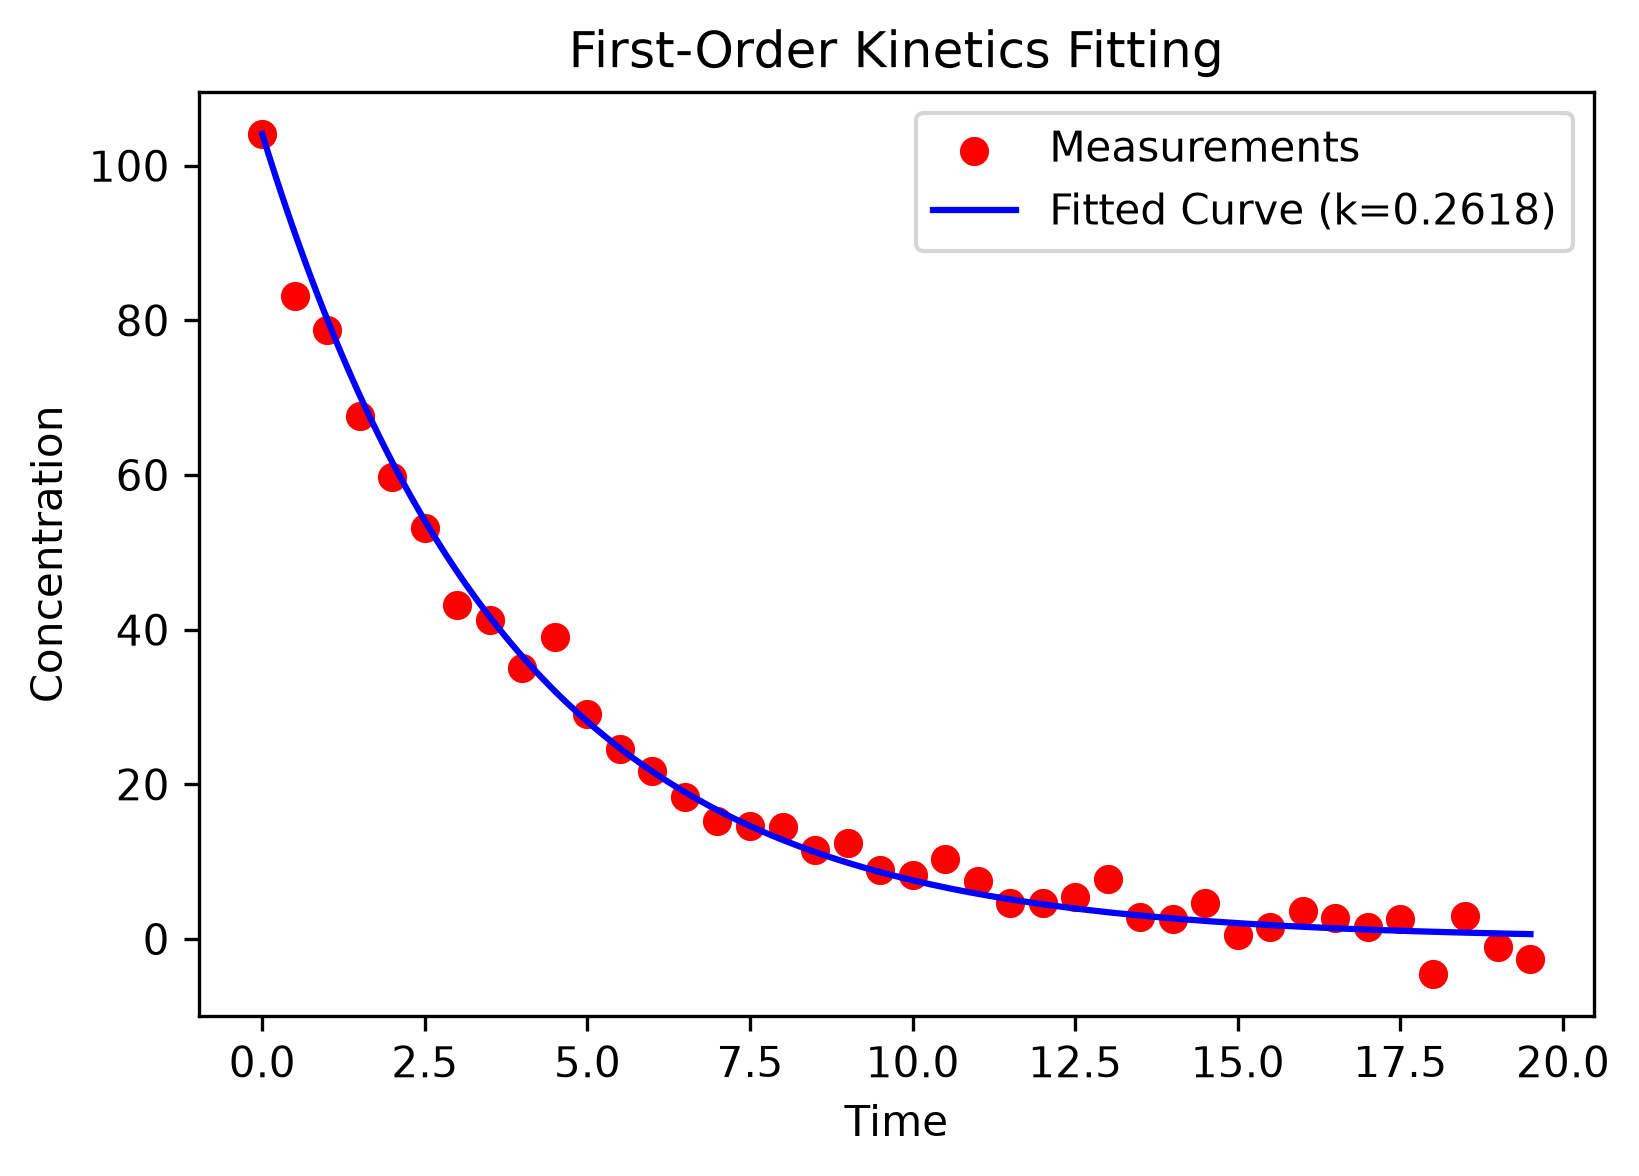

Recreate this plot in Python.
import numpy as np
import matplotlib.pyplot as plt
from scipy.optimize import minimize

# 1. Load data from kinetics.csv (assuming columns: time, concentration)
try:
    data = np.loadtxt('kinetics.csv', delimiter=',', skiprows=1)
except Exception:
    data = np.loadtxt('kinetics.csv', delimiter=',')

t = data[:, 0]
C_measured = data[:, 1]
C0 = C_measured[0]  # Set C0 to the first concentration value

# 2. Define the total error function (Sum of Squared Errors)
def error(k):
    k_val = k[0] if isinstance(k, (np.ndarray, list)) else k
    C_model = C0 * np.exp(-k_val * t)
    return np.sum((C_measured - C_model)**2)

# 3. Minimize error using SLSQP
res = minimize(error, x0=[0.5], method="SLSQP", bounds=[(0, 5)])
k_fitted = res.x[0]

print(f"Fitted rate constant k = {k_fitted:.4f}")

# 4. Plot the data and the fitted curve, save as kinetics.png
t_smooth = np.linspace(t.min(), t.max(), 200)
C_smooth = C0 * np.exp(-k_fitted * t_smooth)

plt.figure(figsize=(6, 4))
plt.scatter(t, C_measured, color='red', label='Measurements')
plt.plot(t_smooth, C_smooth, color='blue', label=f'Fitted Curve (k={k_fitted:.4f})')
plt.xlabel('Time')
plt.ylabel('Concentration')
plt.legend()
plt.title('First-Order Kinetics Fitting')
plt.savefig('kinetics.png', dpi=300, bbox_inches='tight')
plt.show()
